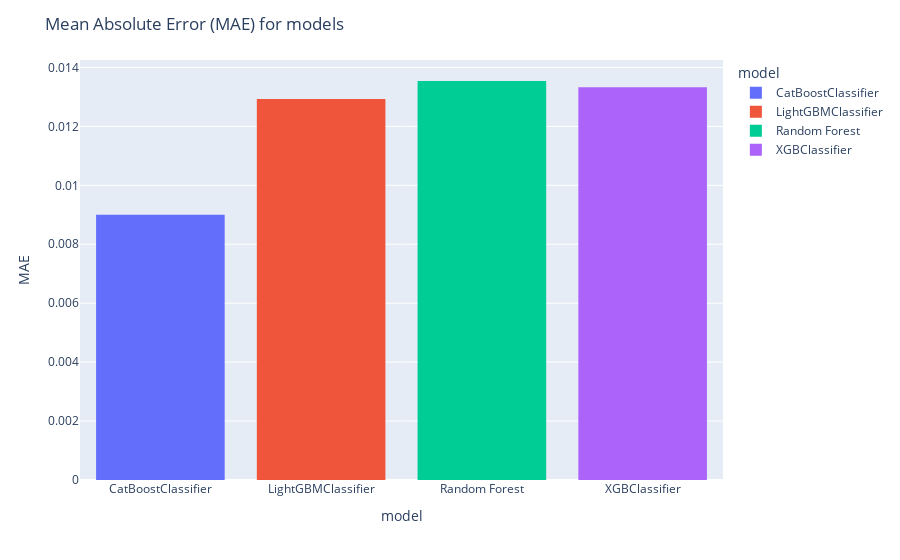

Notebook cell for this chart:
### Code cell
# Create a bar chart
fig = px.histogram(dfmetrics, x="model", y = "mae", color="model")
fig.update_layout(title_text='Mean Absolute Error (MAE) for models',xaxis_title="model",
    yaxis_title="MAE")
fig.show()

### Figure 1 — Plotly figure (JSON) as saved in the notebook; plotly's stock layout.template omitted (floating-point values rounded to 4 significant figures)
{"data": [{"alignmentgroup": "True", "bingroup": "x", "histfunc": "sum", "hovertemplate": "model=%{x}<br>sum of mae=%{y}<extra></extra>", "legendgroup": "CatBoostClassifier", "marker": {"color": "#636efa", "pattern": {"shape": ""}}, "name": "CatBoostClassifier", "offsetgroup": "CatBoostClassifier", "orientation": "v", "showlegend": true, "type": "histogram", "x": ["CatBoostClassifier"], "xaxis": "x", "y": [0.009], "yaxis": "y"}, {"alignmentgroup": "True", "bingroup": "x", "histfunc": "sum", "hovertemplate": "model=%{x}<br>sum of mae=%{y}<extra></extra>", "legendgroup": "LightGBMClassifier", "marker": {"color": "#EF553B", "pattern": {"shape": ""}}, "name": "LightGBMClassifier", "offsetgroup": "LightGBMClassifier", "orientation": "v", "showlegend": true, "type": "histogram", "x": ["LightGBMClassifier"], "xaxis": "x", "y": [0.01293], "yaxis": "y"}, {"alignmentgroup": "True", "bingroup": "x", "histfunc": "sum", "hovertemplate": "model=%{x}<br>sum of mae=%{y}<extra></extra>", "legendgroup": "Random Forest", "marker": {"color": "#00cc96", "pattern": {"shape": ""}}, "name": "Random Forest", "offsetgroup": "Random Forest", "orientation": "v", "showlegend": true, "type": "histogram", "x": ["Random Forest"], "xaxis": "x", "y": [0.01354], "yaxis": "y"}, {"alignmentgroup": "True", "bingroup": "x", "histfunc": "sum", "hovertemplate": "model=%{x}<br>sum of mae=%{y}<extra></extra>", "legendgroup": "XGBClassifier", "marker": {"color": "#ab63fa", "pattern": {"shape": ""}}, "name": "XGBClassifier", "offsetgroup": "XGBClassifier", "orientation": "v", "showlegend": true, "type": "histogram", "x": ["XGBClassifier"], "xaxis": "x", "y": [0.01333], "yaxis": "y"}], "layout": {"barmode": "relative", "legend": {"title": {"text": "model"}, "tracegroupgap": 0}, "margin": {"t": 60}, "title": {"text": "Mean Absolute Error (MAE) for models"}, "xaxis": {"anchor": "y", "categoryarray": ["CatBoostClassifier", "LightGBMClassifier", "Random Forest", "XGBClassifier"], "categoryorder": "array", "domain": [0, 1], "title": {"text": "model"}}, "yaxis": {"anchor": "x", "domain": [0, 1], "title": {"text": "MAE"}}}}
